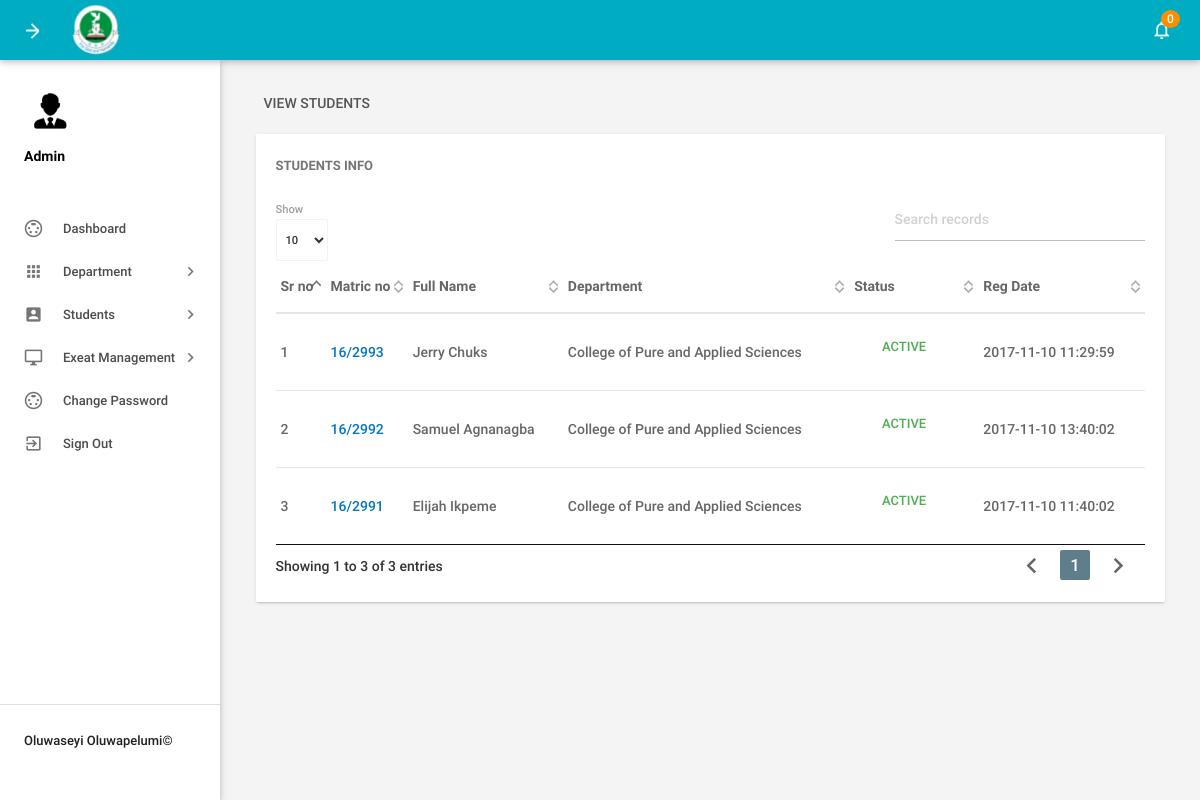
/admin/view-students.php (signed in), run on the app's committed database.
### tables this page shows
CREATE TABLE IF NOT EXISTS `tblemployees` (
  `id` int(11) NOT NULL,
  `EmpId` varchar(100) NOT NULL,
  `FirstName` varchar(150) NOT NULL,
  `LastName` varchar(150) NOT NULL,
  `EmailId` varchar(200) NOT NULL,
  `file_name` varchar(255) NOT NULL,
  `Password` varchar(180) NOT NULL,
  `Gender` varchar(100) NOT NULL,
  `Hostel` varchar(100) NOT NULL,
  `Dob` varchar(100) NOT NULL,
  `Department` varchar(255) NOT NULL,
  `Address` varchar(255) NOT NULL,
  `City` varchar(200) NOT NULL,
  `Country` varchar(150) NOT NULL,
  `Phonenumber` char(11) NOT NULL,
  `Status` int(1) NOT NULL,
  `RegDate` timestamp NOT NULL DEFAULT CURRENT_TIMESTAMP
);

### admin/view-students.php (the view, shortened to what this page needs)
<?php
include('includes/config.php');
if(strlen($_SESSION['alogin'])==0)
    {
header('location:index.php');
}
else{
 ?>
<!DOCTYPE html>
<html lang="en">
    <head>
        <link type="text/css" rel="stylesheet" href="../assets/plugins/materialize/css/materialize.min.css"/>
        <link href="../assets/plugins/material-preloader/css/materialPreloader.min.css" rel="stylesheet">
        <link href="../assets/plugins/datatables/css/jquery.dataTables.min.css" rel="stylesheet">
        <link href="../assets/css/alpha.min.css" rel="stylesheet" type="text/css"/>
        <link href="../assets/css/custom.css" rel="stylesheet" type="text/css"/>
    </head>
    <body>
       <?php include('includes/header.php');?>
       <?php include('includes/sidebar.php');?>
            <main class="mn-inner">
                <div class="row">
                    <div class="col s12">
                        <div class="page-title">View Students</div>
                    </div>
                    <div class="col s12 m12 l12">
                        <div class="card">
                            <div class="card-content">
                                <span class="card-title">Students Info</span>
                                <table id="example" class="display responsive-table ">
                                    <thead>
                                        <tr>
                                            <th>Sr no</th>
                                            <th>Matric no</th>
                                            <th>Full Name</th>
                                            <th>Department</th>
                                             <th>Status</th>
                                             <th>Reg Date</th>
                                        </tr>
                                    </thead>
                                    <tbody>
<?php $sql = "SELECT EmpId,FirstName,LastName,Department,Status,RegDate,id from  tblemployees";
$query = $dbh -> prepare($sql);
$query->execute();
$results=$query->fetchAll(PDO::FETCH_OBJ);
$cnt=1;
if($query->rowCount() > 0)
{
foreach($results as $result)
{               ?>
                                        <tr>
                                            <td> <?php echo htmlentities($cnt);?></td>
                                            <td><a href="view-student.php?empid=<?php echo htmlentities($result->id);?>" target="_blank"><?php echo htmlentities($result->EmpId);?></a></td>
                                            <td><?php echo htmlentities($result->FirstName);?>&nbsp;<?php echo htmlentities($result->LastName);?></td>
                                            <td><?php echo htmlentities($result->Department);?></td>
                                             <td><?php $stats=$result->Status;
if($stats){
                                             ?>
                                                 <a class="waves-effect waves-green btn-flat m-b-xs">Active</a>
                                                 <?php } else { ?>
                                                 <a class="waves-effect waves-red btn-flat m-b-xs">Inactive</a>
                                                 <?php } ?>
                                             </td>
                                              <td><?php echo htmlentities($result->RegDate);?></td>
                                         <?php $cnt++;} }?>
                                    </tbody>
                                </table>
                            </div>
                        </div>
                    </div>
                </div>
            </main>
        </div>
        <div class="left-sidebar-hover"></div>
    </body>
</html>
<?php } ?>

### data on the page
tblemployees: EmpId "16/2993", FirstName "Jerry", LastName "Chuks", Department "College of Pure and Applied Sciences", Status "ACTIVE", RegDate "2017-11-10 11:29:59"
tblemployees: EmpId "16/2992", FirstName "Samuel", LastName "Agnanagba", Department "College of Pure and Applied Sciences", Status "ACTIVE", RegDate "2017-11-10 13:40:02"
tblemployees: EmpId "16/2991", FirstName "Elijah", LastName "Ikpeme", Department "College of Pure and Applied Sciences", Status "ACTIVE", RegDate "2017-11-10 11:40:02"

### other printed values
$unreadcount "0"
